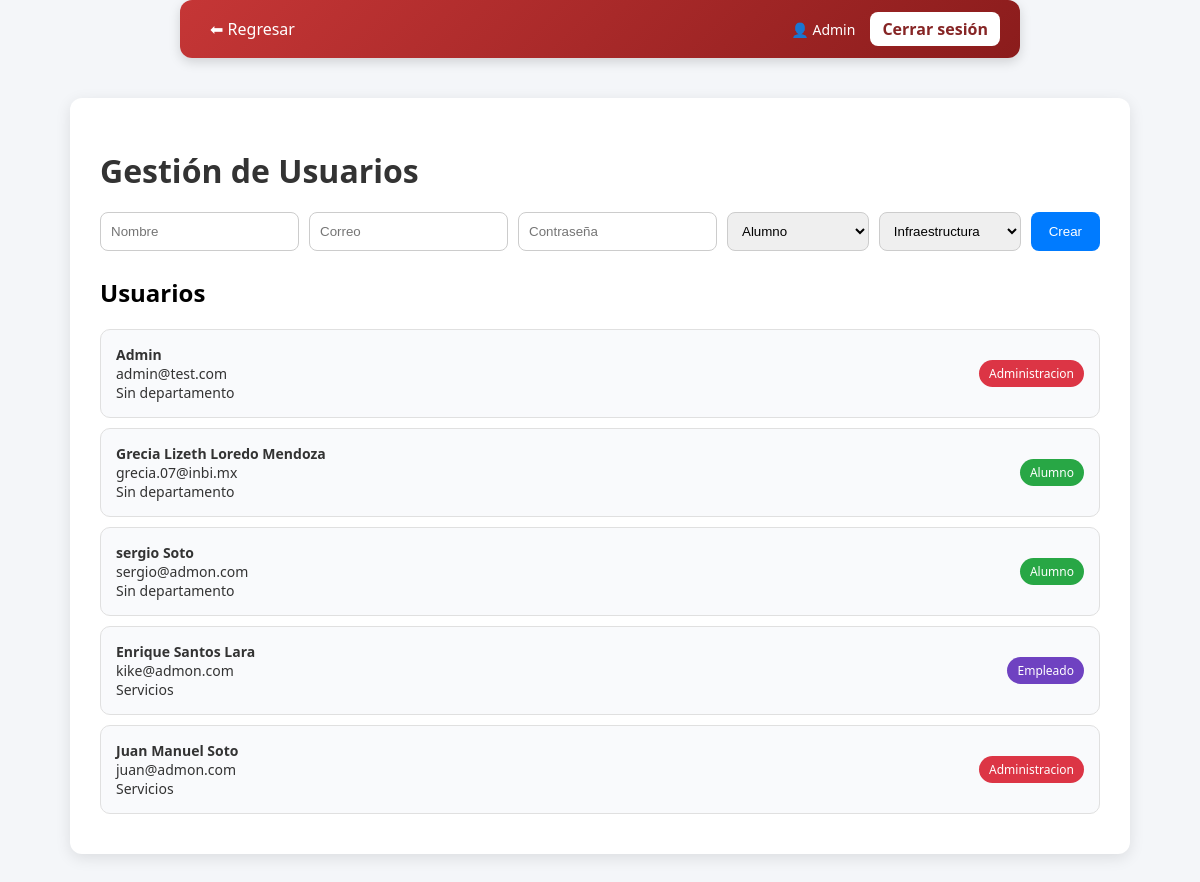
Screenshot of /gestion_usuarios (signed in) with the database file from the repository.
### tables this page shows
CREATE TABLE usuario (
        id_usuario INTEGER PRIMARY KEY AUTOINCREMENT,
        nombre TEXT NOT NULL,
        correo TEXT UNIQUE NOT NULL,
        contraseña TEXT NOT NULL,
        id_rol INTEGER, id_departamento INTEGER,
        FOREIGN KEY (id_rol) REFERENCES rol(id_rol)
    );

CREATE TABLE rol (
        id_rol INTEGER PRIMARY KEY AUTOINCREMENT,
        nombre_rol TEXT NOT NULL
    );

CREATE TABLE departamento (
        id_departamento INTEGER PRIMARY KEY AUTOINCREMENT,
        nombre_departamento TEXT NOT NULL
    );

### app.py (the view, shortened to what this page needs)
@app.route('/gestion_usuarios', methods=['GET', 'POST'])
def gestion_usuarios():
    if 'user_id' not in session:
        return redirect(url_for('login_page'))
    db = Database(db_path)
    usuarios = db.obtener_usuarios()
    departamentos = db.obtener_departamentos()
    return render_template('gestion_usuarios.html',
                           usuarios=usuarios,
                           departamentos=departamentos)

### api_01.py (called while the page is built)
    def connect(self):
        try:
            self.conn = sqlite3.connect(self.db_file)
        except Error as e:
            print(f"Error al conectar a la base de datos: {e}")

    def disconnect(self):
        if self.conn:
            self.conn.close()

    def obtener_departamentos(self):
        self.connect()
        cursor = self.conn.cursor()
        cursor.execute("SELECT id_departamento, nombre_departamento FROM departamento")
        departamentos = cursor.fetchall()
        self.disconnect()
        return departamentos

    def obtener_usuarios(self):
        self.connect()
        cursor = self.conn.cursor()
        cursor.execute("""
            SELECT u.id_usuario, u.nombre, u.correo, r.nombre_rol, d.nombre_departamento
            FROM usuario u
            LEFT JOIN rol r ON u.id_rol = r.id_rol
            LEFT JOIN departamento d ON u.id_departamento = d.id_departamento
        """)
        usuarios = cursor.fetchall()
        self.disconnect()
        return usuarios

### templates/gestion_usuarios.html (shortened to what this page needs)
<link rel="stylesheet" href="{{ url_for('static', filename='gestion_usuarios.css') }}">
{% set show_back = true %}
{% include 'navbar_admin.html' %}
<div class="container">
    <h1>Gestión de Usuarios</h1>
    <form method="POST">
        <div class="form-row">
            <input type="text" name="nombre" placeholder="Nombre" required>
            <input type="email" name="correo" placeholder="Correo" required>
            <input type="password" name="contrasena" placeholder="Contraseña" required>
            <select name="id_rol">
                <option value="1">Alumno</option>
            </select>
            <select name="id_departamento">
                {% for d in departamentos %}
                    <option value="{{ d[0] }}">{{ d[1] }}</option>
                {% endfor %}
            </select>
            <button class="btn">Crear</button>
        </div>
    </form>
    <div class="user-list">
        <h2>Usuarios</h2>
        {% for u in usuarios %}
        <div class="user-card">
            <div class="user-info">
                <strong>{{ u[1] }}</strong><br>
                {{ u[2] }}<br>
                {{ u[4] if u[4] else "Sin departamento" }}
            </div>
            <span class="badge
                {% if u[3] == 'Administracion' %}admin
                {% elif u[3] == 'Alumno' %}alumno
                {% elif u[3] == 'Docente' %}docente
                {% else %}empleado
                {% endif %}
            ">
                {{ u[3] }}
            </span>
        </div>
        {% endfor %}
    </div>
</div>

### templates/navbar_admin.html
<nav style="
    width: 100%;
    margin-top: 10px;
    max-width: 800px;
    margin: 0 auto 20px auto;
    padding: 12px 20px;
    border-radius: 12px;
    background: linear-gradient(135deg, #c53636, #8b1c1c);
    display: flex;
    justify-content: space-between;
    align-items: center;
    box-shadow: 0 4px 12px rgba(0,0,0,0.15);
    color: white;
">
    <div>
        {% if show_back %}
            <a href="javascript:history.back()" style="
                color: #ffffff;
                text-decoration: none;
                font-weight: 500;
                padding: 6px 10px;
                border-radius: 6px;
                transition: 0.3s;
            "
            onmouseover="this.style.background='rgba(255,255,255,0.2)'"
            onmouseout="this.style.background='transparent'">
                ⬅ Regresar
            </a>
        {% endif %}
    </div>
    <div style="display: flex; align-items: center; gap: 15px;">
        <span style="font-size: 14px;">
            👤 {{ session.get('nombre', 'Usuario') }}
        </span>
        <a href="{{ url_for('logout') }}" style="
            background: white;
            color: #862525;
            padding: 6px 12px;
            border-radius: 8px;
            text-decoration: none;
            font-weight: bold;
            transition: 0.3s;
        "
        onmouseover="this.style.background='#f1f1f1'"
        onmouseout="this.style.background='white'">
            Cerrar sesión
        </a>
    </div>
</nav>

### static/gestion_usuarios.css (style rules this page uses)
.container { max-width: 1000px; margin: 40px auto; background: white; padding: 30px; border-radius: 12px; box-shadow: 0 4px 15px rgba(0,0,0,0.1); }
h1 { margin-bottom: 20px; color: #333; }
.form-row { display: flex; gap: 10px; margin-bottom: 25px; }
.form-row input, .form-row select { padding: 10px; border-radius: 8px; border: 1px solid #ccc; flex: 1; }
.btn { background-color: #007bff; color: white; border: none; padding: 10px 18px; border-radius: 8px; cursor: pointer; transition: 0.3s; }
.user-list { margin-top: 20px; }
.user-card { background: #f9fafc; padding: 15px; border-radius: 10px; margin-bottom: 10px; display: flex; justify-content: space-between; align-items: center; border: 1px solid #e0e0e0; }
.user-info { font-size: 14px; color: #333; }
.badge { padding: 5px 10px; border-radius: 20px; font-size: 12px; color: white; }
.admin { background-color: #dc3545; }
.alumno { background-color: #28a745; }
.empleado { background-color: #6f42c1; }

### rows the page displays
usuario: get "Admin", nombre "Admin", correo "admin@test.com", u "Sin departamento", nombre_rol "Administracion"
usuario: nombre "Grecia Lizeth Loredo Mendoza", correo "grecia.07@inbi.mx", u "Sin departamento", nombre_rol "Alumno"
usuario: nombre "sergio Soto", correo "sergio@admon.com", u "Sin departamento", nombre_rol "Alumno"
usuario: nombre "Enrique Santos Lara", correo "kike@admon.com", nombre_departamento "Servicios", nombre_rol "Empleado"
usuario: nombre "Juan Manuel Soto", correo "juan@admon.com", nombre_departamento "Servicios", nombre_rol "Administracion"

### other values shown
form field id_departamento "Infraestructura"
